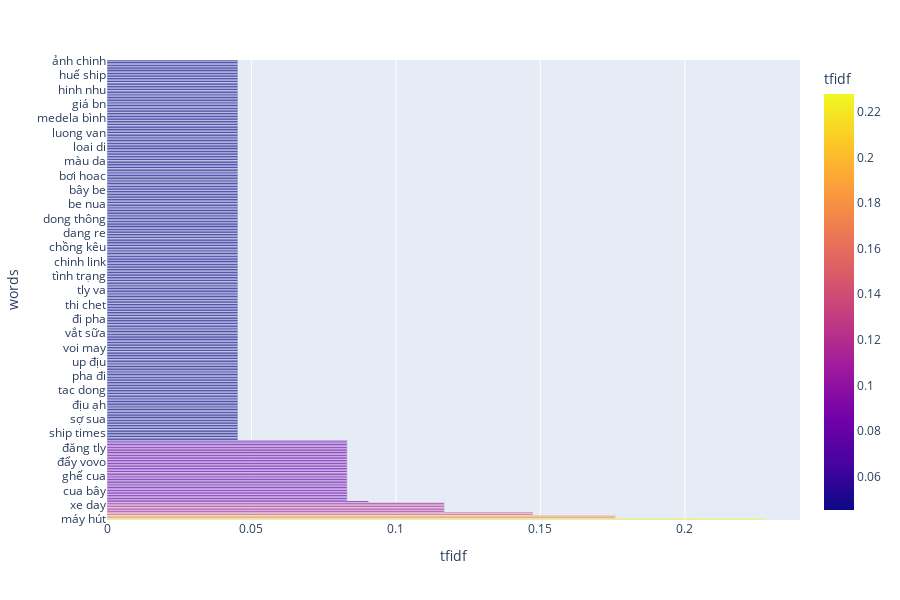

The cell this chart's notebook holds for it:
### Code cell
fig = px.bar(bigram_tfidf_dataframe, x=bigram_tfidf_dataframe['tfidf'], y=bigram_tfidf_dataframe['words'],
             color=bigram_tfidf_dataframe['tfidf'],
             orientation='h', height=600)
fig.show()

### Figure 1 — Plotly figure (JSON) as saved in the notebook; plotly's stock layout.template omitted (floating-point values rounded to 4 significant figures; data arrays with more than 128 entries replaced by an {"elided": "..."} marker saying what was removed)
{"data": [{"alignmentgroup": "True", "hoverlabel": {"namelength": 0}, "hovertemplate": "tfidf=%{marker.color}<br>words=%{y}", "legendgroup": "", "marker": {"color": {"elided": "289 float values"}, "coloraxis": "coloraxis"}, "name": "", "offsetgroup": "", "orientation": "h", "showlegend": false, "textposition": "auto", "type": "bar", "x": {"elided": "289 float values"}, "xaxis": "x", "y": {"elided": "289 str values"}, "yaxis": "y"}], "layout": {"barmode": "relative", "coloraxis": {"colorbar": {"title": {"text": "tfidf"}}, "colorscale": [[0, "#0d0887"], [0.1111, "#46039f"], [0.2222, "#7201a8"], [0.3333, "#9c179e"], [0.4444, "#bd3786"], [0.5556, "#d8576b"], [0.6667, "#ed7953"], [0.7778, "#fb9f3a"], [0.8889, "#fdca26"], [1, "#f0f921"]]}, "height": 600, "legend": {"tracegroupgap": 0}, "margin": {"t": 60}, "xaxis": {"anchor": "y", "domain": [0, 1], "title": {"text": "tfidf"}}, "yaxis": {"anchor": "x", "domain": [0, 1], "title": {"text": "words"}}}}
